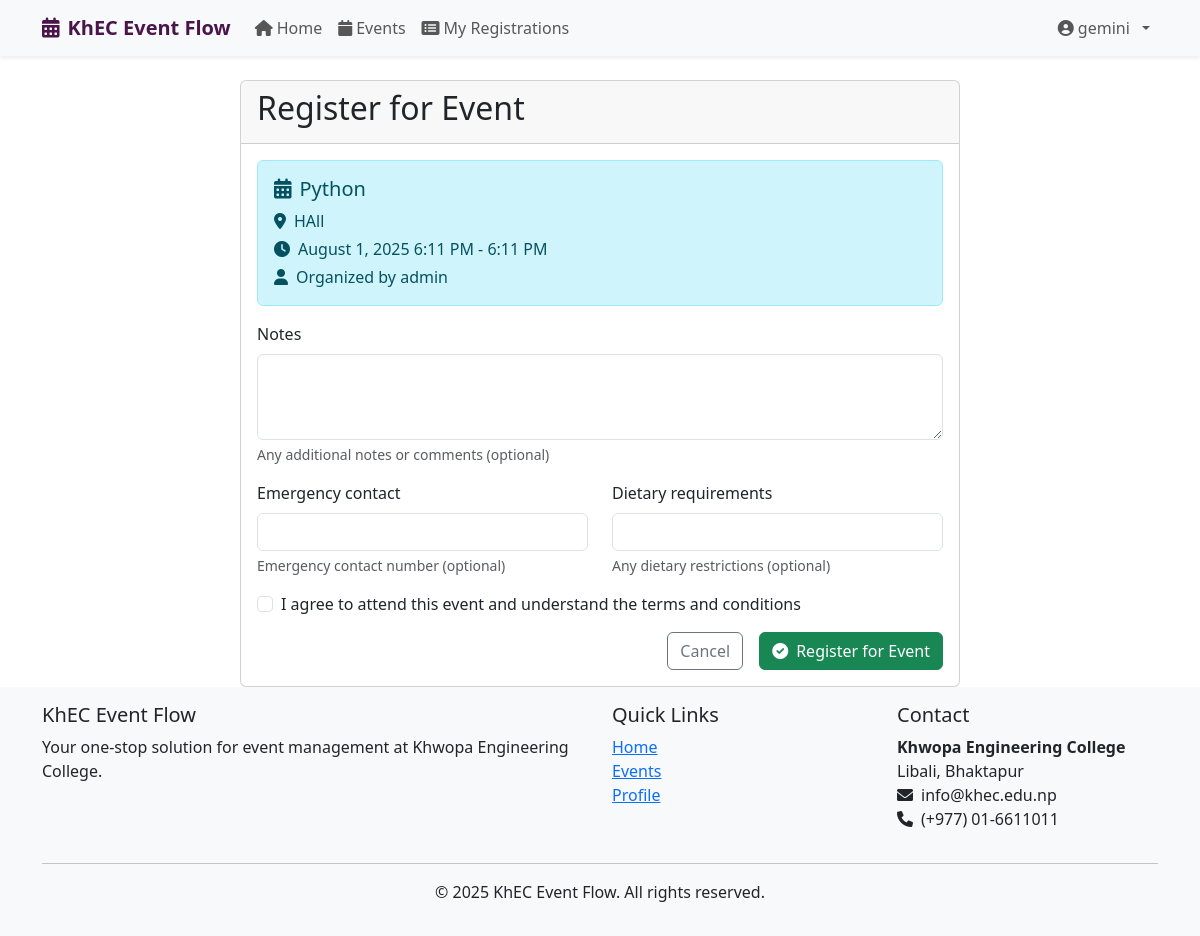
Page /events/event/python/register/ (signed in) on the committed database.
### users/models.py (models this page shows, shortened)
class CustomUser(AbstractUser):
    USER_TYPE_CHOICES = (
        ('general', 'General User'),
        ('organizer', 'Organizer'),
        ('admin', 'Admin'),
    )
    user_type = models.CharField(max_length=10, choices=USER_TYPE_CHOICES, default='general')
    bio = models.TextField(blank=True, null=True)
    profile_picture = models.ImageField(upload_to='profile_pics', blank=True, null=True)
    phone_number = models.CharField(max_length=15, blank=True, null=True)
    groups = models.ManyToManyField(
        Group,
        verbose_name='groups',
        blank=True,
        help_text='The groups this user belongs to.',
        related_name="customuser_groups",  # Unique related_name
        related_query_name="customuser",
    )
    user_permissions = models.ManyToManyField(
        Permission,
        verbose_name='user permissions',
        blank=True,
        help_text='Specific permissions for this user.',
        related_name="customuser_permissions",  # Unique related_name
        related_query_name="customuser",
    )
    def is_organizer(self):
        return self.user_type == 'organizer'
    def is_admin_user(self):
        return self.user_type == 'admin' or self.is_superuser

### ems_app/models.py (models this page shows, shortened)
class Event(models.Model):
    STATUS_CHOICES = (
        ('draft', 'Draft'),
        ('pending', 'Pending Approval'),
        ('approved', 'Approved'),
        ('rejected', 'Rejected'),
        ('cancelled', 'Cancelled'),
        ('completed', 'Completed'),
    )
    PRIORITY_CHOICES = (
        ('low', 'Low'),
        ('medium', 'Medium'),
        ('high', 'High'),
        ('urgent', 'Urgent'),
    )
    title = models.CharField(max_length=200)
    slug = models.SlugField(unique=True, blank=True, null=True)
    description = models.TextField()
    short_description = models.CharField(max_length=300, blank=True)
    category = models.ForeignKey(EventCategory, on_delete=models.CASCADE, related_name='events')
    organizer = models.ForeignKey(CustomUser, on_delete=models.CASCADE, related_name='organized_events')
    location = models.CharField(max_length=200)
    venue_details = models.TextField(blank=True, help_text='Additional venue information')
    latitude = models.DecimalField(max_digits=9, decimal_places=6, blank=True, null=True)
    longitude = models.DecimalField(max_digits=9, decimal_places=6, blank=True, null=True)
    start_date = models.DateTimeField()
    end_date = models.DateTimeField()
    registration_deadline = models.DateTimeField()
    max_participants = models.PositiveIntegerField(default=0, help_text="0 means unlimited")
    min_participants = models.PositiveIntegerField(default=1)
    registration_fee = models.DecimalField(max_digits=10, decimal_places=2, default=0.00)
    is_free = models.BooleanField(default=True)
    requirements = models.TextField(blank=True, help_text='What participants need to bring/know')
    agenda = models.TextField(blank=True, help_text='Event schedule/agenda')
    contact_email = models.EmailField(blank=True)
    contact_phone = models.CharField(max_length=15, blank=True)
    featured_image = models.ImageField(upload_to='event_images/', blank=True, null=True)
    banner_image = models.ImageField(upload_to='event_banners/', blank=True, null=True)
    status = models.CharField(max_length=10, choices=STATUS_CHOICES, default='draft')
    priority = models.CharField(max_length=10, choices=PRIORITY_CHOICES, default='medium')
    is_featured = models.BooleanField(default=False)
    is_recurring = models.BooleanField(default=False)
    view_count = models.PositiveIntegerField(default=0)
    share_count = models.PositiveIntegerField(default=0)
    created_at = models.DateTimeField(auto_now_add=True)
    updated_at = models.DateTimeField(auto_now=True)
    approved_at = models.DateTimeField(blank=True, null=True)
    meta_description = models.CharField(max_length=160, blank=True)
    meta_keywords = models.CharField(max_length=255, blank=True)
    def is_registration_open(self):
        now = timezone.now()
        return (
            self.status == 'approved' and
            self.registration_deadline > now and
            self.start_date > now
        )
    class Meta:
        ordering = ['-created_at']
        indexes = [
            models.Index(fields=['status', 'start_date']),
            models.Index(fields=['category', 'start_date']),
            models.Index(fields=['organizer', '-created_at']),
        ]

### ems_app/views.py (the view)
# urls.py: path('event/<slug:slug>/register/', views.register_for_event, name='event-register'),
@login_required
def register_for_event(request, slug):
    event = get_object_or_404(Event, slug=slug)
    if not event.is_registration_open():
        messages.error(request, 'Registration for this event is closed.')
        return redirect('event-detail', slug=event.slug)
    if EventRegistration.objects.filter(event=event, participant=request.user).exists():
        messages.warning(request, 'You are already registered for this event.')
        return redirect('event-detail', slug=event.slug)
    if request.method == 'POST':
        form = EventRegistrationForm(request.POST)
        if form.is_valid():
            if event.has_spots_left() or event.max_participants == 0:
                registration = form.save(commit=False)
                registration.event = event
                registration.participant = request.user
                registration.status = 'confirmed'
                registration.save()
                analytics, created = EventAnalytics.objects.get_or_create(event=event)
                analytics.update_analytics()
                messages.success(
                    request,
                    f'You have successfully registered for {event.title}!'
                )
            else:
                position = EventWaitlist.objects.filter(event=event).count() + 1
                EventWaitlist.objects.create(
                    event=event,
                    user=request.user,
                    position=position
                )
                messages.info(
                    request,
                    f'Event is full. You have been added to the waitlist at position {position}.'
                )
            return redirect('event-detail', slug=event.slug)
    else:
        form = EventRegistrationForm()
    return render(request, 'events/event_register.html', {
        'event': event,
        'form': form
    })

### ems_app/forms.py
class EventRegistrationForm(forms.ModelForm):
    class Meta:
        model = EventRegistration
        fields = ['notes', 'emergency_contact', 'dietary_requirements']
        widgets = {
            'notes': forms.Textarea(attrs={'rows': 3, 'class': 'form-control'}),
            'emergency_contact': forms.TextInput(attrs={'class': 'form-control'}),
            'dietary_requirements': forms.TextInput(attrs={'class': 'form-control'}),
        }

### templates/events/event_register.html (shortened to what this page needs)
{% extends 'base.html' %}
{% load crispy_forms_tags %}
{% block content %}
<div class="container">
    <div class="row justify-content-center">
        <div class="col-lg-8">
            <div class="card">
                <div class="card-header">
                    <h2>Register for Event</h2>
                </div>
                <div class="card-body">
                    <div class="alert alert-info">
                        <h5><i class="fas fa-calendar-alt me-2"></i>{{ event.title }}</h5>
                        <p class="mb-1"><i class="fas fa-map-marker-alt me-2"></i>{{ event.location }}</p>
                        <p class="mb-1"><i class="fas fa-clock me-2"></i>{{ event.start_date|date:"F j, Y g:i A" }} - {{ event.end_date|date:"g:i A" }}</p>
                        <p class="mb-0"><i class="fas fa-user me-2"></i>Organized by {{ event.organizer.get_full_name|default:event.organizer.username }}</p>
                    </div>
                    <form method="post">
                        <div class="mb-3">
                            <label for="{{ form.notes.id_for_label }}" class="form-label">{{ form.notes.label }}</label>
                            {{ form.notes }}
                            <div class="form-text">Any additional notes or comments (optional)</div>
                        </div>
                        <div class="row">
                            <div class="col-md-6 mb-3">
                                <label for="{{ form.emergency_contact.id_for_label }}" class="form-label">{{ form.emergency_contact.label }}</label>
                                {{ form.emergency_contact }}
                                <div class="form-text">Emergency contact number (optional)</div>
                            </div>
                            <div class="col-md-6 mb-3">
                                <label for="{{ form.dietary_requirements.id_for_label }}" class="form-label">{{ form.dietary_requirements.label }}</label>
                                {{ form.dietary_requirements }}
                                <div class="form-text">Any dietary restrictions (optional)</div>
                            </div>
                        </div>
                        <div class="mb-3 form-check">
                            <input type="checkbox" class="form-check-input" id="agreeTerms" required>
                            <label class="form-check-label" for="agreeTerms">
                                I agree to attend this event and understand the terms and conditions
                            </label>
                        </div>
                        <div class="d-grid gap-2 d-md-flex justify-content-md-end">
                            <a href="{% url 'event-detail' event.slug %}" class="btn btn-outline-secondary me-md-2">Cancel</a>
                            <button type="submit" class="btn btn-success">
                                <i class="fas fa-check-circle me-2"></i>Register for Event
                            </button>
                        </div>
                    </form>
                </div>
            </div>
        </div>
    </div>
</div>
{% endblock %}

### templates/base.html (shortened to what this page needs)
<!DOCTYPE html>
<html lang="en">
<head>
    <link href="https://cdn.jsdelivr.net/npm/bootstrap@5.3.0-alpha1/dist/css/bootstrap.min.css" rel="stylesheet">
    <link rel="stylesheet" href="https://cdnjs.cloudflare.com/ajax/libs/font-awesome/6.0.0/css/all.min.css">
</head>
<body>
    <nav class="navbar navbar-expand-lg navbar-light bg-light shadow-sm">
        <div class="container">
            <a class="navbar-brand" href="{% url 'home' %}">
                <i class="fas fa-calendar-alt me-2"></i>KhEC Event Flow
            </a>
            <div class="collapse navbar-collapse" id="navbarNav">
                <ul class="navbar-nav me-auto">
                    <li class="nav-item">
                        <a class="nav-link" href="{% url 'home' %}">
                            <i class="fas fa-home me-1"></i>Home
                        </a>
                    </li>
                    <li class="nav-item">
                        <a class="nav-link" href="{% url 'event-list' %}">
                            <i class="fas fa-calendar me-1"></i>Events
                        </a>
                    </li>
                    {% if user.is_authenticated %}
                        <li class="nav-item">
                            <a class="nav-link" href="{% url 'user-registrations' %}">
                                <i class="fas fa-list-alt me-1"></i>My Registrations
                            </a>
                        </li>
                    {% endif %}
                </ul>
                <ul class="navbar-nav">
                    {% if user.is_authenticated %}
                        <li class="nav-item dropdown user-dropdown">
                            <a class="nav-link dropdown-toggle" href="#" id="navbarDropdown" role="button" data-bs-toggle="dropdown" aria-expanded="false">
                                <i class="fas fa-user-circle me-1"></i>{{ user.username }}
                            </a>
                        </li>
                    {% endif %}
                </ul>
            </div>
        </div>
    </nav>
    <div class="container mt-4">
        {% block content %}{% endblock %}
    </div>
    <footer class="footer mt-auto py-3">
        <div class="container">
            <div class="row">
                <div class="col-md-6">
                    <h5>KhEC Event Flow</h5>
                    <p>Your one-stop solution for event management at Khwopa Engineering College.</p>
                </div>
                <div class="col-md-3">
                    <h5>Quick Links</h5>
                    <ul class="list-unstyled">
                        <li><a href="{% url 'home' %}">Home</a></li>
                        <li><a href="{% url 'event-list' %}">Events</a></li>
                        {% if user.is_authenticated %}
                            <li><a href="{% url 'profile' %}">Profile</a></li>
                        {% else %}
                            <li><a href="{% url 'login' %}">Login</a></li>
                            <li><a href="{% url 'register' %}">Register</a></li>
                        {% endif %}
                    </ul>
                </div>
                <div class="col-md-3">
                    <h5>Contact</h5>
                    <address>
                        <strong>Khwopa Engineering College</strong><br>
                        Libali, Bhaktapur<br>
                        <i class="fas fa-envelope me-2"></i>info@khec.edu.np<br>
                        <i class="fas fa-phone me-2"></i>(+977) 01-6611011
                    </address>
                </div>
            </div>
            <hr>
            <div class="text-center">
                <p>&copy; {% now "Y" %} KhEC Event Flow. All rights reserved.</p>
            </div>
        </div>
    </footer>
</body>
</html>

### templates/base.html (style rules this page uses)
.navbar-brand { font-weight: bold; color: #4a154b !important; }
.footer { background-color: #f8f9fa; padding: 20px 0; margin-top: 50px; }
.user-dropdown .dropdown-toggle::after { margin-left: 0.5rem; }

### rows in the picture
CustomUser: username "gemini"
Event: title "Python", location "HAll", start_date "August 1, 2025 6:11 PM", end_date "6:11 PM", organizer.get_full_name "admin"
